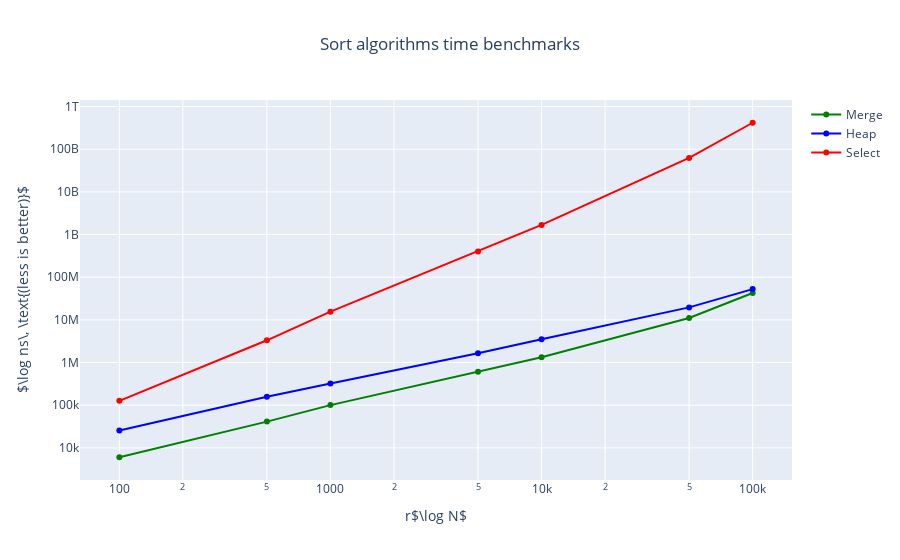

Notebook code cell kept with this figure:
### Code cell
SIZES = (
    100, 500,
    1000, 5000, 
    10000, 50000, 
    100000,
)
fig = go.Figure(
    data=(
        go.Scatter(
            name='Merge', 
            x=SIZES, 
            y=(
                6037, 41303, 
                100606, 605664,
                1334801, 11093450,
                42604663,
            ),
            line=go.scatter.Line(
                color='green',
            ),
        ),
        go.Scatter(
            name='Heap',
            x=SIZES,
            y=(
                25626, 157426,
                324016, 1652338,
                3531616, 19644259,
                52707558,
            ),
            line=go.scatter.Line(
                color='blue',
            ),
        ),
        go.Scatter(
            name='Select', 
            x=SIZES, 
            y=(
                126922, 3324355,
                15595511, 401625913,
                1679914152, 62317720231,
                417011356671,
            ),
            line=go.scatter.Line(
                color='red',
            ),
        )
    ),
    layout=go.Layout(
        title=go.layout.Title(
            text='Sort algorithms time benchmarks',
            x=0.5,
        ),
        yaxis=go.layout.YAxis(
            title=go.layout.yaxis.Title(
                text=r'$\log ns\, \text{(less is better)}$',
            ),
        ),
        xaxis=go.layout.XAxis(
            title=go.layout.xaxis.Title(
                text='r$\log N$',
            ),
        ),
    ),
)
fig.update_layout(xaxis_type="log", yaxis_type="log")
fig.show()

### Figure 1 — Plotly figure (JSON) as saved in the notebook; plotly's stock layout.template omitted (floating-point values rounded to 4 significant figures)
{"data": [{"line": {"color": "green"}, "name": "Merge", "type": "scatter", "x": [100, 500, 1000, 5000, 10000, 50000, 100000], "y": [6037, 41303, 100606, 605664, 1334801, 11093450, 42604663]}, {"line": {"color": "blue"}, "name": "Heap", "type": "scatter", "x": [100, 500, 1000, 5000, 10000, 50000, 100000], "y": [25626, 157426, 324016, 1652338, 3531616, 19644259, 52707558]}, {"line": {"color": "red"}, "name": "Select", "type": "scatter", "x": [100, 500, 1000, 5000, 10000, 50000, 100000], "y": [126922, 3324355, 15595511, 401625913, 1679914152, 62317720231, 417011356671]}], "layout": {"title": {"text": "Sort algorithms time benchmarks", "x": 0.5}, "xaxis": {"title": {"text": "r$\\log N$"}, "type": "log"}, "yaxis": {"title": {"text": "$\\log ns\\, \\text{(less is better)}$"}, "type": "log"}}}
